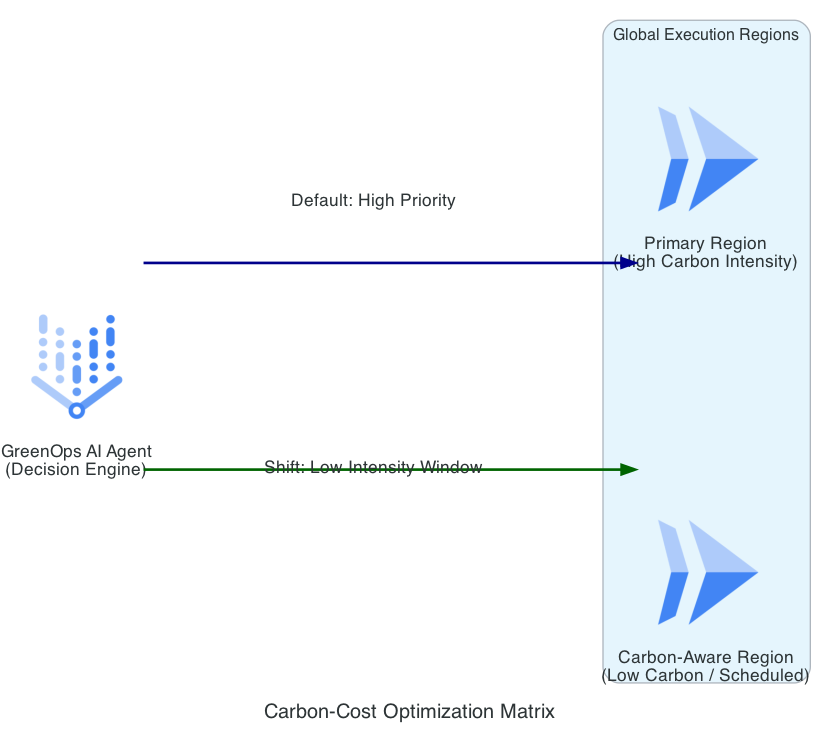

Here is the Python script that generated this plot:
from diagrams import Diagram, Cluster, Edge
from diagrams.gcp.compute import Run
from diagrams.gcp.ml import VertexAI

# Gold Standard attributes: Wide span, no white space
graph_attr = {
    "pad": "0.1",
    "nodesep": "2.0", 
    "ranksep": "2.5",
    "bgcolor": "transparent",
    "margin": "0"
}

with Diagram("Carbon-Cost Optimization Matrix", show=False, filename="optimization_matrix", direction="LR", graph_attr=graph_attr):
    
    # Intelligence Layer representing the "Agent"
    optimizer = VertexAI("GreenOps AI Agent\n(Decision Engine)")

    with Cluster("Global Execution Regions"):
        high_perf = Run("Primary Region\n(High Carbon Intensity)")
        green_perf = Run("Carbon-Aware Region\n(Low Carbon / Scheduled)")

    # Horizontal Orchestration Logic
    optimizer >> Edge(label="Shift: Low Intensity Window", color="darkgreen", style="bold") >> green_perf
    optimizer >> Edge(label="Default: High Priority", color="darkblue", style="bold") >> high_perf
